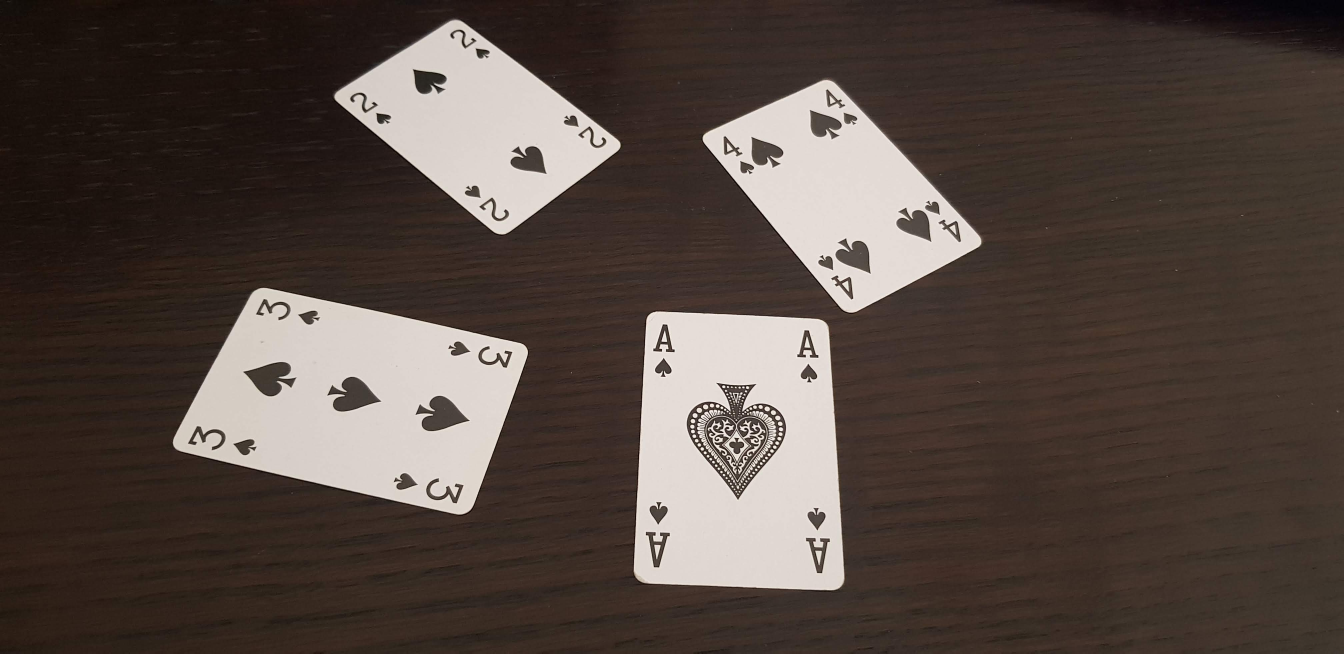
#> input picture Card_Detection/Input_Images/test_01.jpg, 4032 x 1960 px (shown at 1/3 size)
$ python -i Detector.py   (imports and definitions only)   (older library calls are emulated)
#> lines starting #> are read from the running program, lines starting #| are printed output that depends on the picture; after the words box and inside, x2 and y2 are one past the last pixel; in counts of white or black regions, pixels touching at a corner belong together
"""
MTRX5700 - Experimental Robotics
Major Project - Blackjack Robot
Year: 2021
Group 5 - Curry Shop

File: detector.py
Info: Class definition for Card Detector.
"""

# Imports
import os
import cv2 as cv
import numpy as np

# Card Detector class
class Detector:

    # Constructor
    def __init__(self):

        # Set maximum and minimum card area
        self.CARD_AREA_MAX = 1000000
        self.CARD_AREA_MIN = 80

        # Initialise Blob Detector parameters
        params = cv.SimpleBlobDetector_Params()

        ### ORIGINAL ###
        # # Change thresholds
        # params.minThreshold = 10
        # params.maxThreshold = 200
        # # Filter by Area
        # params.filterByArea = True
        # params.minArea = 500
        # # Filter by Convexity
        # params.filterByConvexity = True
        # params.minConvexity = 0.40
        # # Filter by Inertia
        # # params.filterByInertia = True
        # # params.minInertiaRatio = 0.01


        ### EDITS ###
        # Change thresholds
        params.minThreshold = 100
        params.maxThreshold = 150
        # Filter by Area.
        params.filterByArea = True
        params.minArea = 900
        # Filter by Convexity
        params.filterByConvexity = True
        params.minConvexity = 0.50
        # Filter by Inertia
        # params.filterByInertia = True
        # params.minInertiaRatio = 0.01
        # Create Blob detector with parameters
        self.blob_detector = cv.SimpleBlobDetector_create(params)

    # Preprocess image
    def preprocess(self, image, thresh):

        # Convert to grayscale
        gray = cv.cvtColor(image, cv.COLOR_BGR2GRAY)
        # Apply blur
        blur = cv.GaussianBlur(gray, (5,5), 0)

        # Filter with adaptive threshold
        _, thresh_img = cv.threshold(blur, thresh, 255, cv.THRESH_BINARY)

        # Return thresholded image
        return thresh_img

    # Find cards by examining contours in image
    def find_cards(self, img):

        # Extract contours
        _, contours, _ = cv.findContours(img, cv.RETR_EXTERNAL, cv.CHAIN_APPROX_SIMPLE)
        # Sort contours
        contours = sorted(contours, key=cv.contourArea, reverse=True)

        # Empty list of contours
        card_contours = []

        # Iterate through contour found
        for i in contours:

            # Get size of contour
            size = cv.contourArea(i)
            # Get perimeter
            perimeter = cv.arcLength(i, True)
            # Get vertices of contour
            vertices = cv.approxPolyDP(i, 0.01*perimeter, True)

            # Check if area is within bounds and contour has 4 vertices
            if ((size < self.CARD_AREA_MAX) and (size > self.CARD_AREA_MIN) and (len(vertices) == 4)):

                # Append to new list
                card_contours.append(i)

        # Reprort number of cards found
        print(len(card_contours), "cards found.")

        # Return contours of cards
        return card_contours

    # Function to scale image
    def scale_img(self, src_img, scale):

        # Extract image dimensions
        height = src_img.shape[0]
        width = src_img.shape[1]

        # Scale dimensions
        new_height = int(height * scale/100)
        new_width = int(width * scale/100)

        # Resize image
        img = cv.resize(src_img, (new_width, new_height), interpolation = cv.INTER_AREA)

        # Return new image
        return img

    #
    def extract_cards(self, img, contours, idx):

        img_copy = img

        mask = np.zeros_like(img)
        cv.drawContours(mask, contours, idx, 255, -1)
        out = np.zeros_like(img)
        out[mask==255] = img[mask==255]

        (y, x, _) = np.where(mask == 255)
        (topy, topx) = (np.min(y), np.min(x))
        (bottomy, bottomx) = (np.max(y), np.max(x))
        card = img_copy[topy:bottomy+1, topx:bottomx+1]

        return card

    #
    def blob_detection(self, img):

        #
        keypoints = self.blob_detector.detect(img)
        #
        return keypoints

    #
    def find_contour_centroid(self, cnt):

        # Computer centre
        M = cv.moments(cnt)
        x_c = int(M["m10"] / M["m00"])
        y_c = int(M["m01"] / M["m00"])
        #
        return (x_c, y_c)

    #
    def check_face_down(self, img):

        face_down_flag = False

        hsv_img = cv.cvtColor(img, cv.COLOR_BGR2HSV)

        # Check for Blue
        lower_blue = np.array([100, 50, 50])
        upper_blue = np.array([130, 255, 255])
        mask_blue = cv.inRange(hsv_img, lower_blue, upper_blue)

        # Count masked pixels
        num_white_px = np.sum(img == 255)

        if (num_white_px > 2000):

            # print(number_of_white_pix)
            face_down_flag = True

        cv.imshow("mask_blue", self.scale_img(mask_blue, 100))

        return face_down_flag

    #
    def check_for_royal(self, img):

        royal_flag = False

        hsv_img = cv.cvtColor(img, cv.COLOR_BGR2HSV)

        # Check for Red
        lower_red = np.array([160, 100, 100])
        upper_red = np.array([179, 255, 255])
        mask_red = cv.inRange(hsv_img, lower_red, upper_red)
        # Check for Black
        lower_blk = np.array([0, 0, 0])
        upper_blk = np.array([255, 255, 50])
        mask_blk = cv.inRange(hsv_img, lower_blk, upper_blk)
        # Check for Yellow
        lower_yel = np.array([15, 50, 50])
        upper_yel = np.array([50, 255, 255])
        mask_yel = cv.inRange(hsv_img, lower_yel, upper_yel)

        # out = img[mask==255]

        # if (cv.countNonZero(mask_red) != 0) and (cv.countNonZero(mask_blk) != 0) and (cv.countNonZero(mask_yel) != 0):
        if (cv.countNonZero(mask_red) != 0) and (cv.countNonZero(mask_yel) != 0):

            # print("ROYAL")
            royal_flag = True


        cv.imshow("mask_red", self.scale_img(mask_red, 100))
        cv.imshow("mask_blk", self.scale_img(mask_blk, 100))
        cv.imshow("mask_yel", self.scale_img(mask_yel, 100))
        # cv.waitKey(0)

        return royal_flag

    # Runs the helper functions to detect and extract the cards
    def detect_cards(self, src_img):

        thresh = 160

        img_copy = src_img.copy()
        # Perform image preprocessing
        img1 = self.preprocess(img_copy, thresh)
        # Detect the contours of cards
        contours = self.find_cards(img1)

        # Draw contours
        cv.drawContours(img_copy, contours, -1, (255,0,0), 10)
        # Show annotated image
        cv.imshow("contours", self.scale_img(img_copy, 50))
        cv.waitKey(0)

        #
        # for i in range(len(contours)):
        # for i in [4, 6, 7, 14, 26, 31]:
        for i in [1, 4, 6, 7]:

            # Find centroid of contour
            cnt_centroid = self.find_contour_centroid(contours[i])
            # Draw centroid
            cv.circle(img_copy, cnt_centroid, 15, (0, 0, 255), -1)
            cv.imshow("contours", self.scale_img(img_copy, 50))

            # Extract a single card from contours
            extracted_card = self.extract_cards(src_img, contours, i)
            # Scale image
            extracted_card = self.scale_img(extracted_card, 300)
            # Preprocess image
            img2 = self.preprocess(extracted_card, thresh)

            #
            face_down_flag = self.check_face_down(extracted_card)

            #
            if face_down_flag:
                print("Idx: {}, Face down.".format(i))

            else:
                #
                royal_flag = self.check_for_royal(extracted_card)

                if royal_flag:
                    print("Idx: {}, No: {}, Royal: {}".format(i, "N/A", royal_flag))
                else:

                    # Perform blob detection
                    blobs = self.blob_detection(img2)
                    # Print number of blobs detected

                    # Draw blobs
                    blob_img = cv.drawKeypoints(extracted_card.copy(), blobs, np.array([]), (0,0,255), cv.DRAW_MATCHES_FLAGS_DRAW_RICH_KEYPOINTS)

                    print("Idx: {}, No: {}, Royal: {}".format(i, len(blobs), royal_flag))

            # Show images
            cv.imshow("card", extracted_card)
            # cv.imshow("blobs", blob_img)

            # cv2.createTrackbar("Max", "Color Track Bar",0,255,trackChaned)
            # cv2.createTrackbar("Min", "Color Track Bar",0,255,trackChaned)

            # Wait for keystroke
            cv.waitKey(0)
            # Clear images
            cv.destroyWindow("card")
            cv.destroyWindow("mask_red")
            cv.destroyWindow("mask_blk")
            cv.destroyWindow("mask_yel")
            cv.destroyWindow("mask_blue")
            # cv.destroyWindow("blobs")

        cv.waitKey(0)


>>> import cv2
>>> picture = cv2.imread('Input_Images/test_01.jpg')
#> picture is the input picture: shape (1960, 4032, 3); mean B, G, R 65.6, 72, 84.1
>>> result = Detector().detect_cards(picture)
#> in preprocess, `_, thresh_img = cv.threshold(blur, thresh, 255, cv.THRESH_BINARY)`:
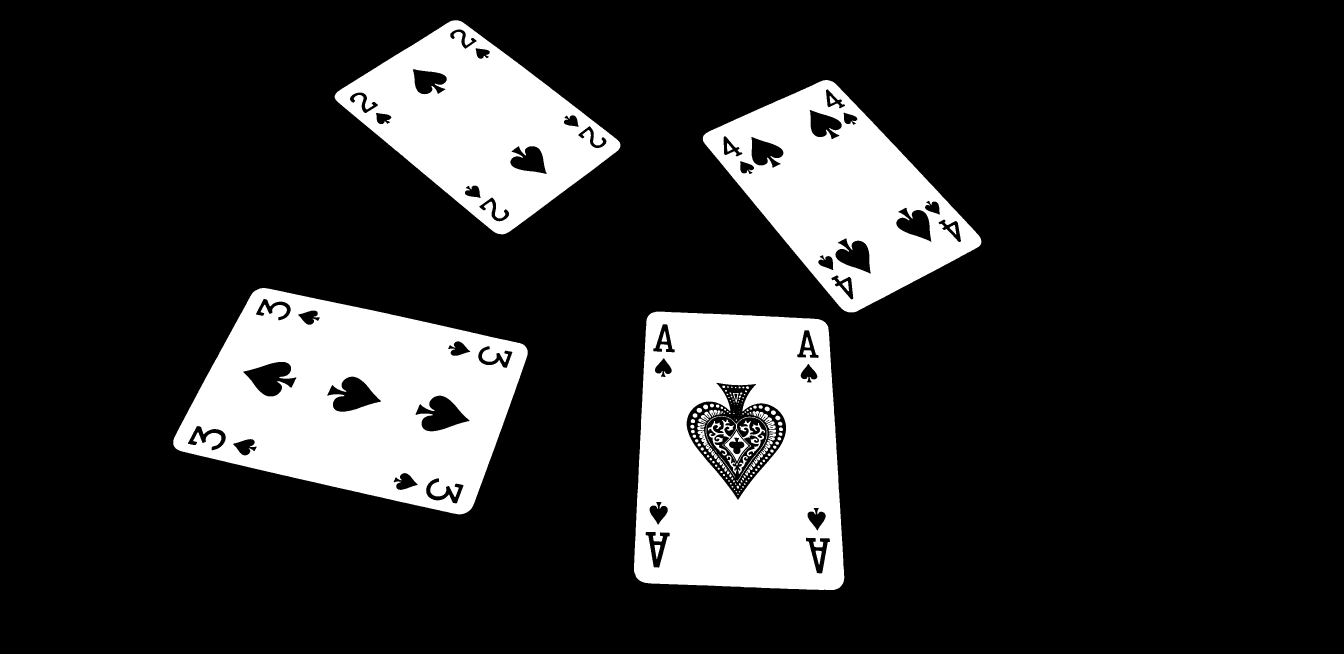
#> thresh_img: shape (1960, 4032) (shown at 1/3 size); 17.5% white; 167 white regions (42 under 20 px)
#> in find_cards, `_, contours, _ = cv.findContours(img, cv.RETR_EXTERNAL, cv.CHAIN_APPRO..`: contours = 4 contours; box (x1, y1, x2, y2) and area: (1902, 935, 2533, 1770) 478686, (520, 864, 1583, 1543) 476110, (2108, 240, 2944, 937) 299698, (1004, 61, 1861, 703) 281912
#> the loop in find_cards, `for i in contours:` made 4 passes
#> (size, perimeter, vertices) on passes 1 to 4: (478686.5, 2810.5, [[1951, 941], [1909, 1732], [2517, 1763], [2480, 973]]), (476110, 2998.5, [[762, 874], [527, 1345], [1408, 1531], [1575, 1038]]), (299698.5, 2332.7, [[2475, 240], [2108, 416], [2562, 936], [2943, 721]]), (281912, 2260.6, [[1010, 277], [1495, 701], [1860, 440], [1374, 61]])
#> after the loop in find_cards, `for i in contours:`: card_contours has the same summary as contours
#| 4 cards found.
#> in detect_cards, `cv.drawContours(img_copy, contours, -1, (255,0,0), 10)`:
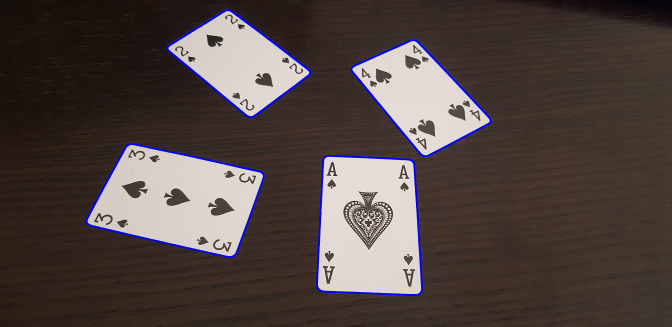
#> img_copy: shape (1960, 4032, 3) (shown at 1/6 size); mean B, G, R 67.3, 69.9, 81.9
#> the loop in detect_cards, `for i in [1, 4, 6, 7]:` made 2 passes
#> (x_c in find_contour_centroid, y_c in find_contour_centroid, topy in extract_cards, topx in extract_cards, bottomy in extract_cards, bottomx in extract_cards, num_white_px in check_face_down, face_down_flag) on pass 1: (1067, 1201, 864, 520, 1542, 1582, 108, False)
#> (printed output is left out)
#> pass 1, in extract_cards, `card = img_copy[topy:bottomy+1, topx:bottomx+1]`:
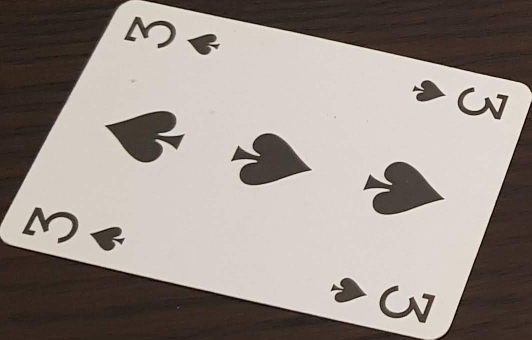
#> card: shape (679, 1063, 3) (shown at 1/2 size); mean B, G, R 137.2, 143.5, 153.7
#> after the loop in detect_cards, `for i in [1, 4, 6, 7]:`:
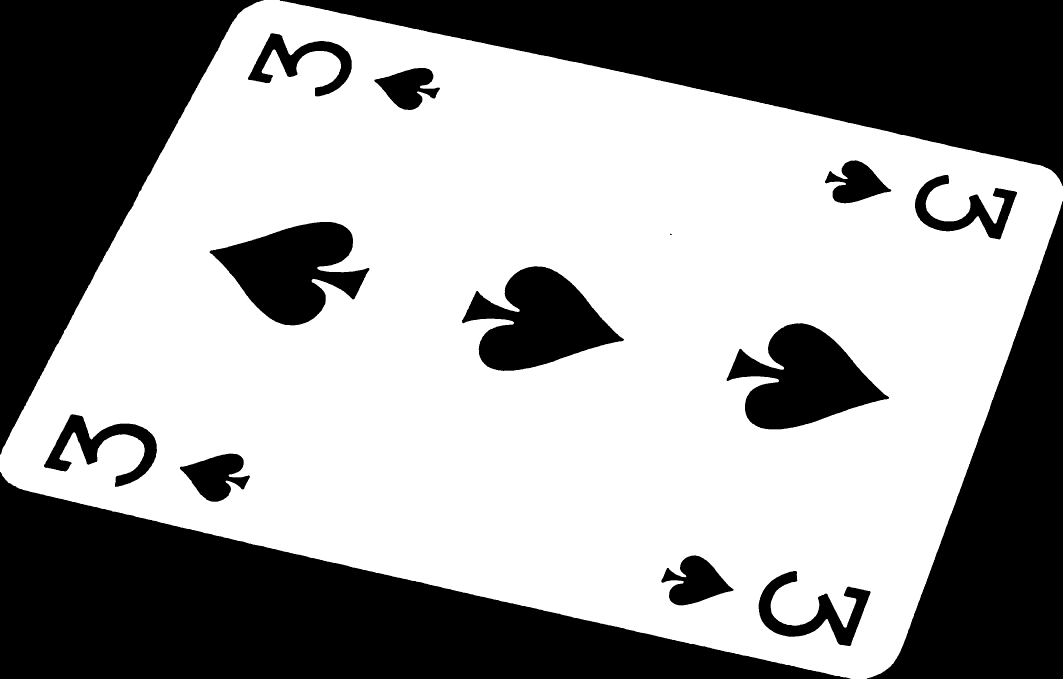
#> img2: shape (2037, 3189) (shown at 1/3 size); 60% white; 16 black regions (1 under 20 px), largest, box (x1, y1, x2, y2) and area: (0, 1416, 2552, 2037) 735212, (839, 0, 3189, 558) 593948, (0, 0, 791, 1364) 496239
#> (the run stopped early here; a loop or call above may not have finished)

$ run again, on Card_Detection/Input_Images/test_02.jpg
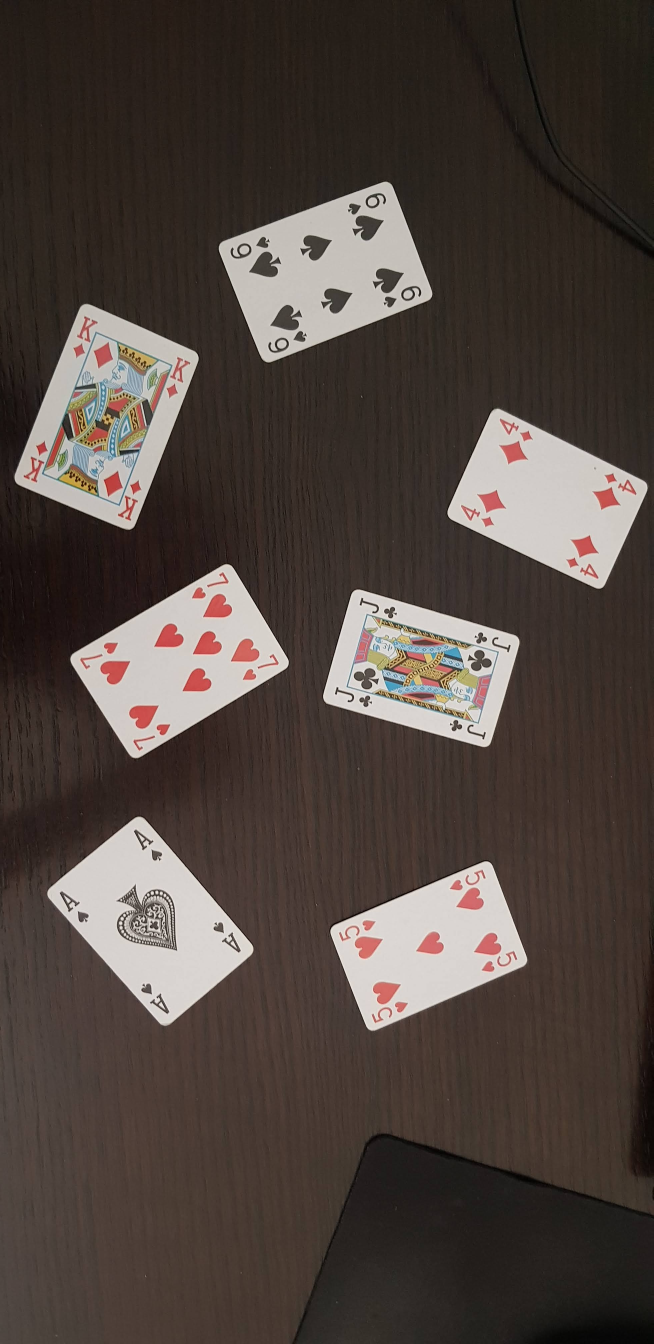
#> input picture Card_Detection/Input_Images/test_02.jpg, 1960 x 4032 px (shown at 1/3 size)
#> picture is the input picture: shape (4032, 1960, 3); mean B, G, R 63.1, 68.8, 79.4
#> in preprocess, `_, thresh_img = cv.threshold(blur, thresh, 255, cv.THRESH_BINARY)`:
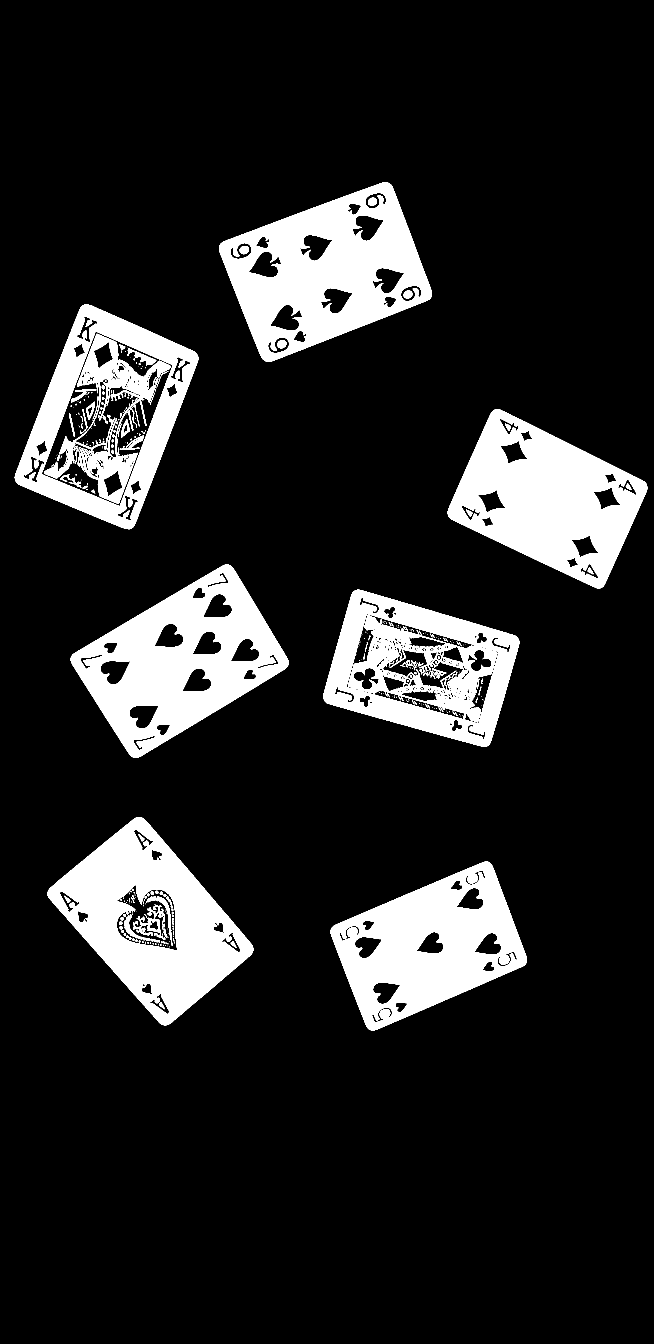
#> thresh_img: shape (4032, 1960) (shown at 1/3 size); 14.2% white; 412 white regions (233 under 20 px)
#> in find_cards, `_, contours, _ = cv.findContours(img, cv.RETR_EXTERNAL, cv.CHAIN_APPRO..`: contours = 7 contours; box (x1, y1, x2, y2) and area: (44, 913, 595, 1588) 223282, (657, 546, 1296, 1086) 210918, (212, 1693, 866, 2273) 203462, (143, 2451, 760, 3076) 198606, (1343, 1227, 1942, 1765) 185094, (970, 1769, 1558, 2241) 183424, (992, 2585, 1581, 3092) 175982
#> the loop in find_cards, `for i in contours:` made 7 passes
#> (size, perimeter, vertices) on passes 1 to 5: (223281.5, 2035, [[256, 913], [44, 1434], [388, 1587], [594, 1070]]), (210918.5, 1971.5, [[1167, 549], [662, 730], [793, 1081], [1291, 894]]), (203462, 1929.8, [[694, 1698], [214, 1968], [396, 2270], [862, 1999]]), (198606.5, 1829.2, [[413, 2451], [143, 2687], [499, 3075], [759, 2843]]), (185093.5, 1847.6, [[1481, 1230], [1345, 1548], [1804, 1763], [1938, 1450]])
#> after the loop in find_cards, `for i in contours:`: card_contours has the same summary as contours
#| 7 cards found.
#> the loop in detect_cards, `for i in [1, 4, 6, 7]:` made 4 passes
#> (x_c in find_contour_centroid, y_c in find_contour_centroid, topy in extract_cards, topx in extract_cards, bottomy in extract_cards, bottomx in extract_cards, num_white_px in check_face_down, face_down_flag) on passes 1 to 2: (976, 814, 546, 657, 1085, 1295, 0, False), (1641, 1497, 1227, 1343, 1764, 1941, 387, False)
#> (printed output is left out)
#> after the loop in detect_cards, `for i in [1, 4, 6, 7]:`:
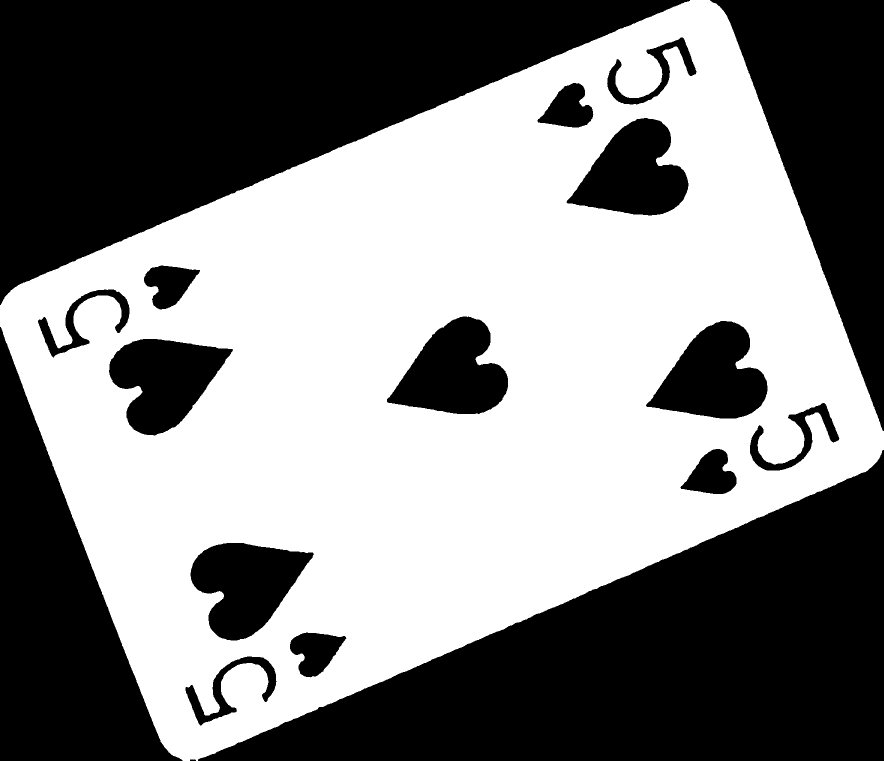
#> img2: shape (1521, 1767) (shown at 1/2 size); 52% white; 18 black regions, largest, box (x1, y1, x2, y2) and area: (396, 900, 1767, 1521) 406125, (0, 0, 1380, 610) 402615, (0, 654, 365, 1521) 144884
